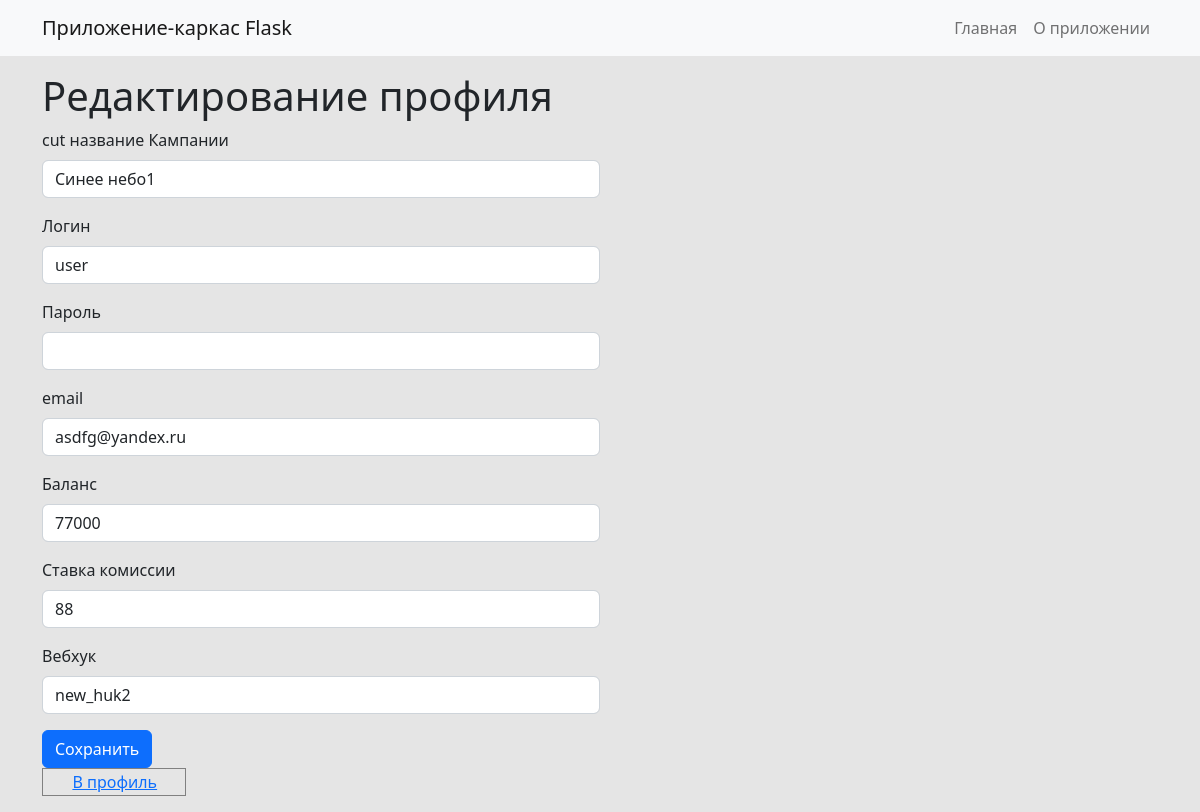
/edit/2 (signed in), run on the app's committed database.
### app/models.py (models this page shows, shortened)
class User(UserMixin, db.Model):
    id = db.Column(db.Integer, primary_key=True)
    name = db.Column(db.String(100), )
    username = db.Column(db.String(64), index=True, unique=True)
    email = db.Column(db.String(120), index=True, unique=True)
    password_hash = db.Column(db.String(128))
    balance = db.Column(db.Integer)
    commission_rate = db.Column(db.Integer)
    URL_webhook = db.Column(db.String(100))

### app/routes.py (the view, shortened to what this page needs)
@app.route('/edit/<int:id>', methods=['GET', 'POST'])
@login_required
def edit_user(id):
    user = User.query.get_or_404(id)
    return render_template('edit.html', user=user)

### app/routes.py (called while the page is built)
@login_manager.user_loader
def load_user(user_id):
    return User.query.get(int(user_id))

### app/templates/edit.html
{% extends 'base.html' %}
{% block content %}
<h1>Редактирование профиля</h1>
<div class="col-6">
    <form method="post" action="{{ url_for('edit_user', id=user.id) }}">
        <div class="mb-3">cut
            <label for="name" class="form-label">название Кампании</label>
            <input type="text" class="form-control" id="name" name="name" value="{{ user.name }}" required>
        </div>
        <div class="mb-3">
            <label for="username" class="form-label">Логин</label>
            <input type="text" class="form-control" id="username" name="username" value="{{ user.username }}" required>
        </div>
                <div class="mb-3">
                    <label for="password" class="form-label">Пароль</label>
                    <input type="text" class="form-control" id="password" name="password" value="" required>
                </div>
        <div class="mb-3">
            <label for="email" class="form-label">email</label>
            <input type="text" class="form-control" id="email" name="email" value="{{ user.email }}" required>
        </div>
        <div class="mb-3">
            <label for="balance" class="form-label">Баланс</label>
            <input type="text" class="form-control" id="balance" name="balance" value="{{ user.balance }}" required>
        </div>
        <div class="mb-3">
            <label for="commission_rate" class="form-label">Ставка комиссии</label>
            <input type="text" class="form-control" id="commission_rate" name="commission_rate"
                   value="{{ user.commission_rate }}" required>
        </div>
        <div class="mb-3">
            <label for="URL_webhook" class="form-label">Вебхук</label>
            <input type="text" class="form-control" id="URL_webhook" name="URL_webhook"
                   value="{{ user.URL_webhook }}" required>
        </div>
        <button type="submit" class="btn btn-primary">Сохранить</button>
    </form>
</div>
<table border=1 style="cellpadding: 5; cellspacing:5 ">
    <tr align=center>
        <td>
        <td width="140"><a href="{{ url_for('profile') }}">В профиль</a></td>
    </tr>
</table>
{% endblock %}

### app/static/custom.css (style rules this page uses)
body { background-color: #e5e5e5; }

### data on the page
User: name "Синее небо1", username "user", email "asdfg@yandex.ru", balance "77000", commission_rate "88", URL_webhook "new_huk2"
